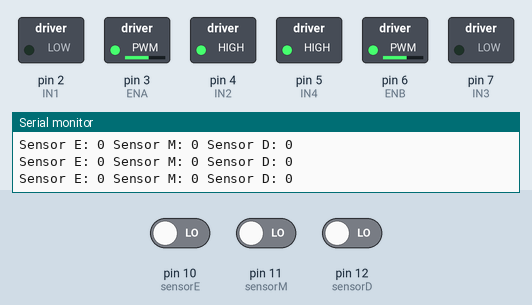
This sketch was run on a simulated Arduino Uno, built with avr-gcc and run on an emulated ATmega328P. Parts: switched loads named in the sketch (green lamp = pin HIGH), the last lines printed to the serial monitor. The test bench sets the inputs (shaded band); at power-on: pin 10 (sensorE) LOW, pin 11 (sensorM) LOW, pin 12 (sensorD) LOW.

Above: at 1.2 s.
1.3 s: pin 10 (sensorE) driven HIGH
At 2.5 s:
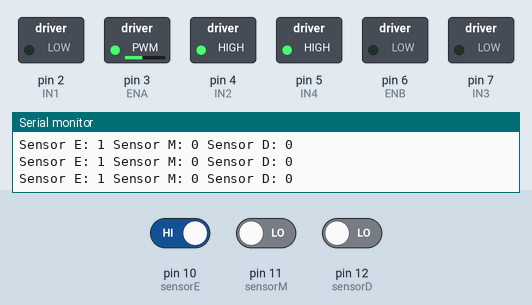
2.8 s: pin 10 (sensorE) driven LOW
At 3.9 s:
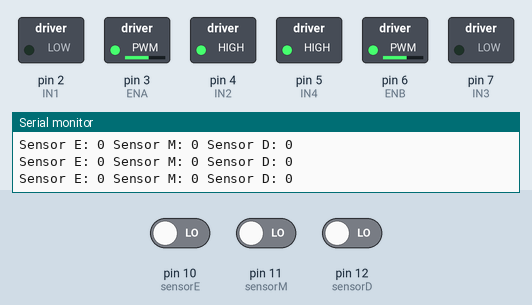
5.8 s: pin 11 (sensorM) driven HIGH
At 6.2 s:
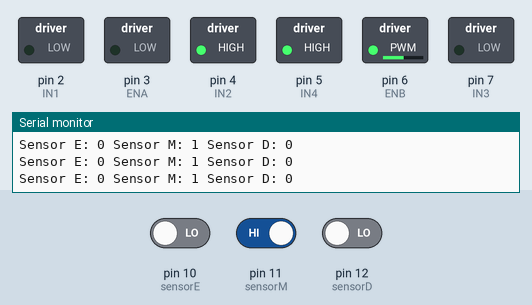
7.3 s: pin 11 (sensorM) driven LOW
At 8.6 s:
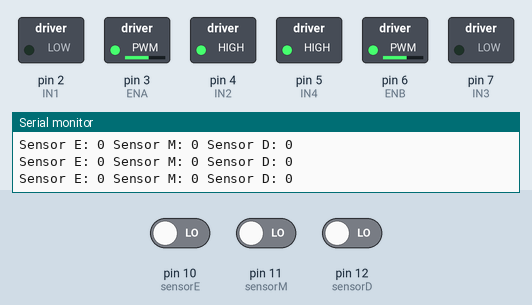
Timing chart, 0 to 10.3 s (numbered marks = the images above; inputs shaded):
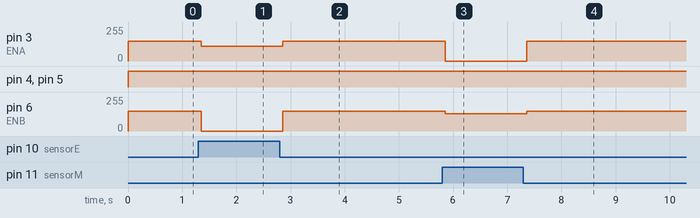

The sketch:

oCodigo.ino
```cpp
int ENA = 3;
int ENB = 6; //define velocidade aqui
int IN1 = 2;
int IN2 = 4;
int IN3 = 7;
int IN4 = 5;

int sensorD = 12;
int sensorM = 11;
int sensorE = 10;

int velocidade = 200;  // Velocidade do motor (0 a 255)

void setup() {
  Serial.begin(9600);

  pinMode(IN1, OUTPUT);
  pinMode(IN2, OUTPUT);
  pinMode(IN3, OUTPUT);
  pinMode(IN4, OUTPUT);
  pinMode(ENA, OUTPUT);
  pinMode(ENB, OUTPUT);

  pinMode(sensorD, INPUT);
  pinMode(sensorM, INPUT);
  pinMode(sensorE, INPUT);
}

void loop() {
  int valorSensorE = digitalRead(sensorE);
  int valorSensorM = digitalRead(sensorM);
  int valorSensorD = digitalRead(sensorD);

  Serial.print("Sensor E: ");
  Serial.print(valorSensorE);
  Serial.print(" Sensor M: ");
  Serial.print(valorSensorM);
  Serial.print(" Sensor D: ");
  Serial.println(valorSensorD);

  if (is_black(valorSensorM)) { // se o sensor do meio estiver no preto
    if (!is_black(valorSensorE)) { // se o sensor esquerdo estiver no branco
      praEsquerda();
    } else if (!is_black(valorSensorD)) { // se o sensor direito estiver no branco
      praDireita();
    }
  } else {
    if (!is_black(valorSensorM) && !is_black(valorSensorE) && !is_black(valorSensorD)) {
      praFrente();
    } else if (!is_black(valorSensorM) && is_black(valorSensorE) && is_black(valorSensorD)) {
      praFrente();
    } else if (!is_black(valorSensorM) && !is_black(valorSensorE) && is_black(valorSensorD)) {
      praEsquerda();
    } else if (!is_black(valorSensorM) && is_black(valorSensorE) && !is_black(valorSensorD)) {
      praDireita();
    }
  }
}

bool is_black(int valorSensor) {
  return valorSensor == 1; //1 é quando ele está no preto.
}

void praFrente() {

  // Aciona os motores
  analogWrite(ENA, 150);
  analogWrite(ENB, 150);

  digitalWrite(IN1, LOW);   // A
  digitalWrite(IN2, HIGH);  // A
  digitalWrite(IN3, LOW);   // B
  digitalWrite(IN4, HIGH);  // B
}


void praEsquerda() {
  analogWrite(ENA, 0); //era 100
  analogWrite(ENB, 130); //era 220
  // Aciona os motores no sentido inverso
  digitalWrite(IN1, LOW);   // A
  digitalWrite(IN2, HIGH);  // A
  digitalWrite(IN3, LOW);   // B
  digitalWrite(IN4, HIGH);  // B
}

void praDireita() {
  analogWrite(ENA, 110); //era 200
  analogWrite(ENB, 0); //era 120
  // Aciona os motores no sentido inverso
  digitalWrite(IN1, LOW);   // A
  digitalWrite(IN2, HIGH);  // A
  digitalWrite(IN3, LOW);   // B
  digitalWrite(IN4, HIGH);  // B
}
```

Measured:
- after the input at 1.3 s, pin 3 (ENA): 150/255 → 110/255 after 0.06 s; pin 6 (ENB): 150/255 → 0/255 after 0.06 s
- after the input at 2.8 s, pin 3 (ENA): 110/255 → 150/255 after 0.06 s; pin 6 (ENB): 0/255 → 150/255 after 0.06 s
- after the input at 5.8 s, pin 3 (ENA): 150/255 → 0/255 after 0.06 s; pin 6 (ENB): 150/255 → 130/255 after 0.06 s
- after the input at 7.3 s, pin 3 (ENA): 0/255 → 150/255 after 0.06 s; pin 6 (ENB): 130/255 → 150/255 after 0.06 s
